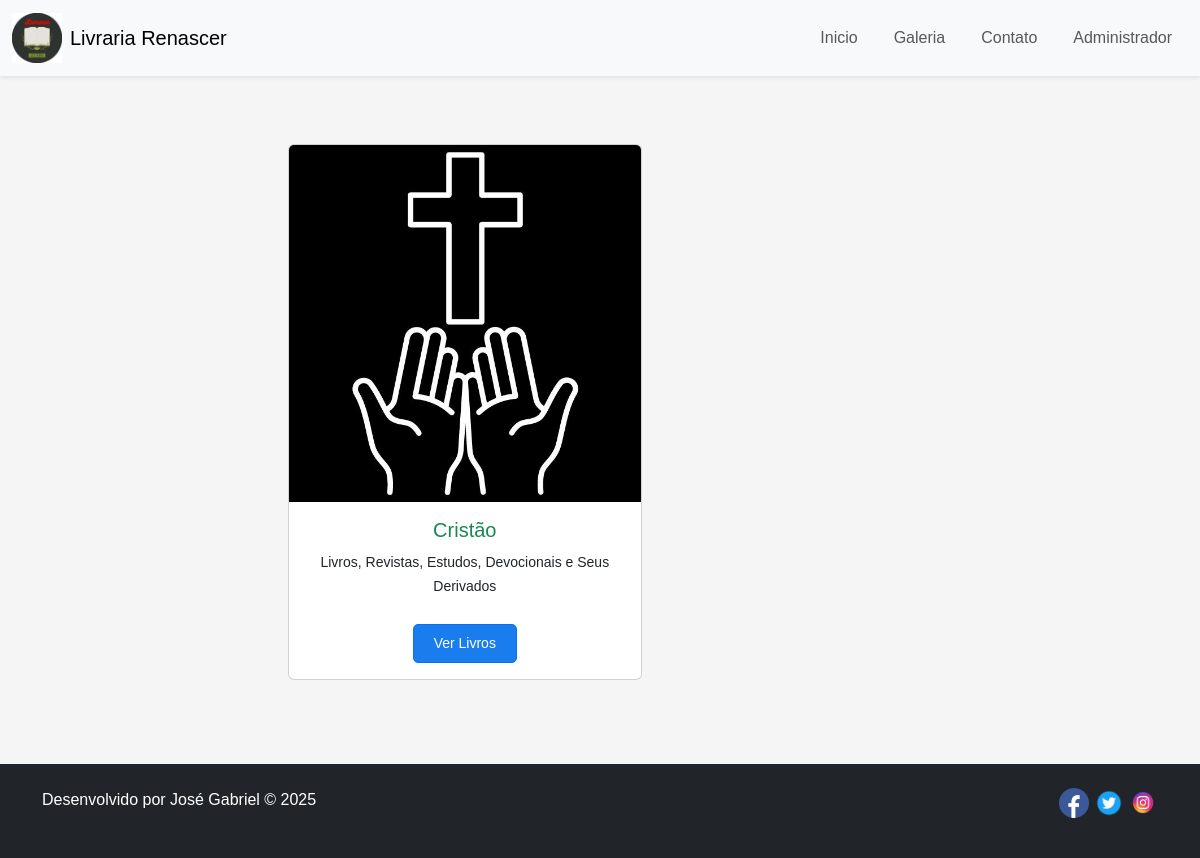
The page / on the database its author committed.
### livraria/models.py (models this page shows, shortened)
class ImagemCategoria(models.Model):
    categoria_id = models.ForeignKey(Categoria, on_delete=models.CASCADE, related_name='imagens_categorias')
    img_base64 = models.TextField()

class Categoria (models.Model):
    titulo = models.CharField(max_length=200)
    descricao = models.TextField(blank=True, null=True)

### livraria/views.py (the view)
# urls.py: path('',  views.index, name='index'),
def index(request):
    categorias = Categoria.objects.all()
    return render(request, 'index.html', {'categorias': categorias, 'MEDIA_URL': settings.MEDIA_URL})

### livraria/templates/index.html
{% extends 'base.html' %}
{% load static %}
{% block content %}
   <main>
        <div class="row">
            {% for categoria in categorias %}
            <div class="col-md-7 mb-3">
                <div class="card w-100">
                    {% for img in categoria.imagens_categorias.all %}
                       <div class="text-center">
                         <img class="card-img-top" src="{{ MEDIA_URL }}categoria/{{ img.img_base64 }}">
                       </div>
                    {% endfor %}
                    <div class="card-body">
                        <h5 class="card-title text-success text-center">{{ categoria.titulo }}</h5>
                        <p class=" text-center card-text"><small>{{ categoria.descricao | truncatechars:100 }}</small></p>
                    <div class="text-center">
                        <a href="{% url 'livros' categoria.id %}" class="btn btn-primary btn-sm">Ver Livros</a>
                    </div>
                    </div>
                </div>
            </div>
            {% endfor %}
        </div>
   </main>
{% endblock %}

### livraria/static/css/styles.css (style rules this page uses)
* { margin: 0; padding: 0; box-sizing: border-box; }
body { font-family: Arial, sans-serif; background-color: #f5f5f5; }
main { display: flex; justify-content: space-around; flex-wrap: wrap; padding: 20px; }
.btn { display: inline-block; margin-top: 10px; padding: 8px 20px; background-color: #1a7dee; color: #fff; border-radius: 5px; text-decoration: none; }

### rows shown on the page
Categoria: titulo "Cristão", descricao "Livros, Revistas, Estudos, Devocionais e Seus Derivados"
ImagemCategoria: img_base64 (picture)
